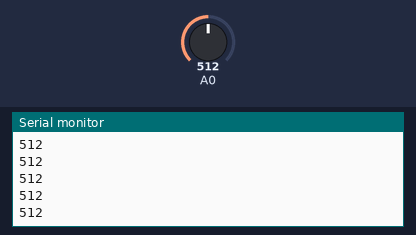
A sketch run on a simulated Arduino Uno, built with avr-gcc and run on an emulated ATmega328P. Shown: the last lines printed to the serial monitor. Inputs (shaded band) come from the test bench; at power-on: A0 = 512.

Above: at 1.2 s.
1.3 s: A0 set to 716
At 2.0 s:
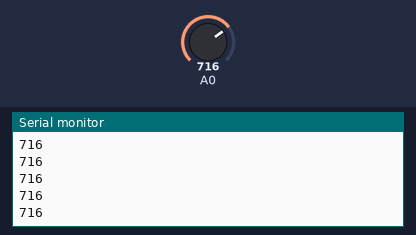
2.8 s: A0 set to 900
At 3.4 s:
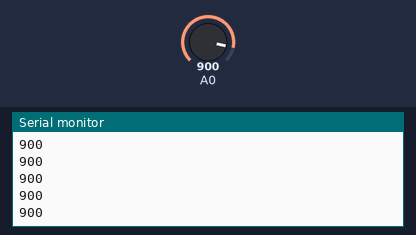
Timing chart, 0 to 5.8 s (numbered marks = the images above; inputs shaded):
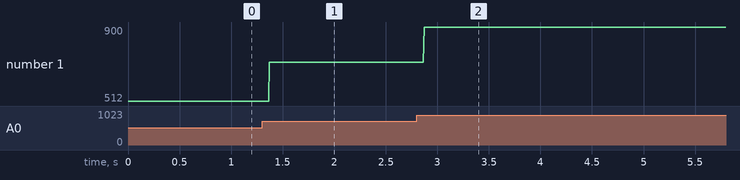

The sketch:

63010870_18.ino
```cpp
void setup() {
pinMode(A0,INPUT);
Serial.begin(9600);
}
void loop() {
  int Temp = analogRead(A0);
  Serial.println(Temp);
}
```

Measured:
- after the input at 1.3 s, the serial monitor: prints a new line after 0.07 s (image 1)
- after the input at 2.8 s, the serial monitor: prints a new line after 0.07 s (image 2)
- plotted number 1: 512 → 716 after the input at 1.3 s, 716 → 900 after the input at 2.8 s
